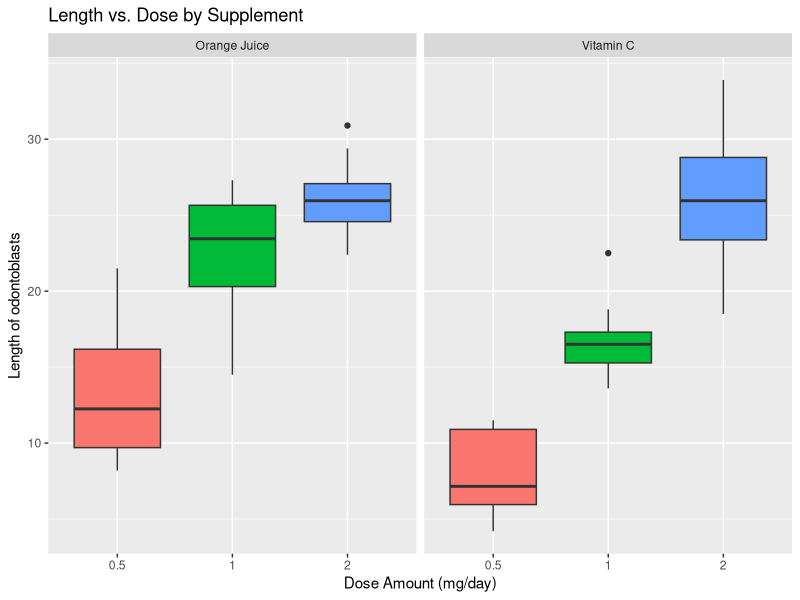

The R script that drew this image: (Note: this script raises an error after producing the figure.)
## ---- chunk 1
data("ToothGrowth")

# I'll change the supplement names for clarity
ToothGrowth$supp <- factor(ToothGrowth$supp, levels = c("OJ", "VC"),
                           labels = c("Orange Juice", "Vitamin C"))
## ---- chunk 2
summary(ToothGrowth)
## ---- chunk 3
library(ggplot2)
ggplot(ToothGrowth, aes(as.factor(dose), len))+
  geom_boxplot(aes(fill=as.factor(dose)))+
  facet_grid(.~supp,)+
  labs(x="Dose Amount (mg/day)", 
       y="Length of odontoblasts", 
       title="Length vs. Dose by Supplement")+
  theme(legend.position = "none")
## ---- chunk 4
t.test(len ~ supp, paired = FALSE, var.equal=FALSE, data = ToothGrowth)
## ---- chunk 5
t.test(len ~ dose, paired = FALSE, var.equal = FALSE, 
       data = ToothGrowth[ToothGrowth$dose %in% c(0.5, 1),])
## ---- chunk 6
t.test(len ~ dose, paired = FALSE, var.equal = FALSE, 
       data = ToothGrowth[ToothGrowth$dose %in% c(1, 2),])
## ---- chunk 7
t.test(len ~ supp, paired = FALSE, var.equal = FALSE, data = ToothGrowth[ToothGrowth$dose == 0.5,])
## ---- chunk 8
t.test(len ~ supp, paired = FALSE, var.equal = FALSE, data = ToothGrowth[ToothGrowth$dose == 1,])
## ---- chunk 9
t.test(len ~ supp, paired = FALSE, var.equal = FALSE, data = ToothGrowth[ToothGrowth$dose == 2,])
